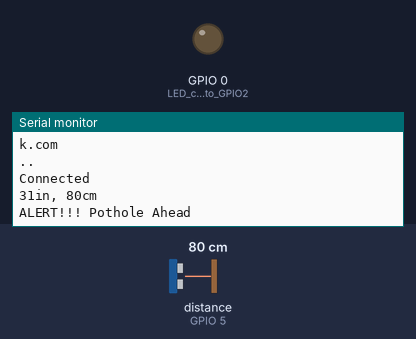
A sketch run on a simulated ESP8266 (NodeMCU). On the bench: output pins drawn as LEDs (lit = HIGH), the last lines printed to the serial monitor. Wiring (inferred from the names in the program): ultrasonic range finder: trigger GPIO 16; echo GPIO 5. The test bench sets the inputs (shaded band); at power-on: distance to the obstacle (sensor on GPIO 5) 80 cm. The echo pulse lasts 58.3 µs per cm; WiFi joins after 1.5 s; servers stay silent unless stated; pins used as bus, display or sensor lines are not drawn.

Above: at 3.2 s.
3.3 s: distance to the obstacle (sensor on GPIO 5) set to 31 cm
At 6.7 s:
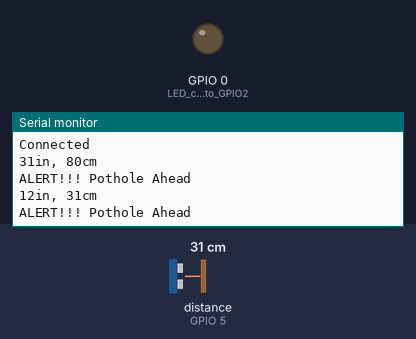
7.5 s: distance to the obstacle (sensor on GPIO 5) set to 26 cm
At 9.3 s:
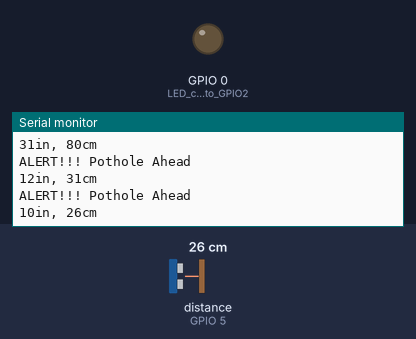
Timing chart, 0 to 10.8 s (numbered marks = the images above; inputs shaded):
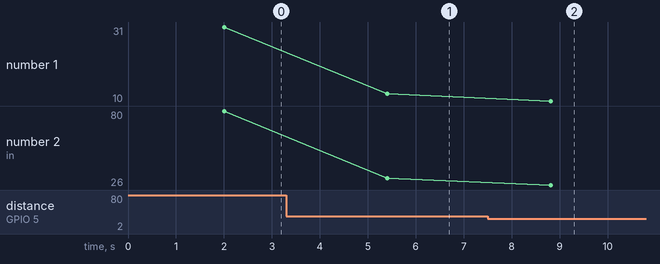

Measured:
- the behaviour switches between 30 and 29 cm on distance to the obstacle (sensor on GPIO 5) (found by bisection; images 1 and 2)
- after the input at 3.3 s, the serial monitor: prints a new line after 2.1 s (image 1)
- after the input at 7.5 s, the serial monitor: prints a new line after 1.3 s (image 2)
- plotted number 1: 31 → 12 after the input at 3.3 s, 12 → 10 after the input at 7.5 s
- plotted number 2: 31 → 26 after the input at 7.5 s

The sketch:

PotholeDetectionNodemcu.ino
```cpp
#include <ESP8266WiFi.h>
#include <OneWire.h>
#include <PubSubClient.h>

const char *ssid =  "Swetha";        //Your Access Point or Personal Hotspot, cannot be longer than 32 characters!
const char *pass =  "9444853575";    //Your Access Point or Personal Hotspot password
const char* serverTS = "api.thingspeak.com";
String apiKey = "PZF1BD59EGBLRWK2";          //Insert your Channel API Key here
//const int pingPin = 2;          //Ultrasonic connected to GPIO0
int TRIGGER = 16; //Pin D1 = TRIGGER
int ECHO = 5; //Pin D2 = ECHO
void setup()
{
  pinMode(0,OUTPUT);            //LED connected to GPIO2
  Serial.begin(115200);         //Recommended speed is 115200
  pinMode(TRIGGER,OUTPUT);
  pinMode(ECHO,INPUT);
  connectWifi();
  }

void loop()
{
  // establish variables for duration of the ping,
  // and the distance result in inches and centimeters:
  long duration, inches, cm;

  // The PING))) is triggered by a HIGH pulse of 2 or more microseconds.
  // Give a short LOW pulse beforehand to ensure a clean HIGH pulse:

  digitalWrite(TRIGGER, LOW);
  delayMicroseconds(2);
  digitalWrite(TRIGGER, HIGH);
  delayMicroseconds(10);
  digitalWrite(TRIGGER, LOW);

  // The same pin is used to read the signal from the PING))): a HIGH
  // pulse whose duration is the time (in microseconds) from the sending
  // of the ping to the reception of its echo off of an object.

  duration = pulseIn(ECHO, HIGH);

  // convert the time into a distance
  inches = microsecondsToInches(duration);
  cm = microsecondsToCentimeters(duration);

  Serial.print(inches);
  Serial.print("in, ");
  Serial.print(cm);
  Serial.print("cm");
  Serial.println();
  delay(100);

  if(cm<=20)  //Assuming the radius of wheel to be 30 cms and that the normal vibrations be of 10 cms
  {
    Serial.println("ALERT!!! Possibility of Obstacle or Speed Breaker");
    delay(100);
  }
  else if(cm>=30)
  {
    Serial.println("ALERT!!! Pothole Ahead");
    delay(100);
  }
  digitalWrite(2, HIGH);   // turn the LED on (HIGH is the voltage level)
  delay(1000);              // wait for a second
  digitalWrite(2, LOW);    // turn the LED off by making the voltage LOW
  delay(1000);              // wait for a second

  sendHeight(cm);
}
void connectWifi()
{
  Serial.print("Connecting to "+*ssid);
  WiFi.begin(ssid, pass);
  while (WiFi.status() != WL_CONNECTED) {
  delay(1000);
  Serial.print(".");
  }
  Serial.println("");
  Serial.println("Connected");
  Serial.println("");
}//end connect
long microsecondsToInches(long microseconds)
{ // According to Parallax's datasheet for the PING))), there are
  // 73.746 microseconds per inch (i.e. sound travels at 1130 feet per
  // second).  This gives the distance travelled by the ping, outbound
  // and return, so we divide by 2 to get the distance of the obstacle.
  // See: http://www.parallax.com/dl/docs/prod/acc/28015-PING-v1.3.pdf
  return microseconds / 74 / 2;
}
long microsecondsToCentimeters(long microseconds) {
  // The speed of sound is 340 m/s or 29 microseconds per centimeter.
  // The ping travels out and back, so to find the distance of the
  // object we take half of the distance travelled.
  return microseconds / 29 / 2;
}

 void sendHeight(float cm)
{
  WiFiClient tclient;//not to be confused with "client" in PubSub{}, and wclient for mqtt
   if (tclient.connect(serverTS, 80)) { // use ip 184.106.153.149 or api.thingspeak.com
   //Serial.println("WiFi Client connected ");

   String postStr = apiKey;
   postStr += "&field1=";
   postStr += String(cm);
   postStr += "\r\n\r\n";

   tclient.print("POST /update HTTP/1.1\n");
   tclient.print("Host: api.thingspeak.com\n");
   tclient.print("Connection: close\n");
   tclient.print("X-THINGSPEAKAPIKEY: " + apiKey + "\n");
   tclient.print("Content-Type: application/x-www-form-urlencoded\n");
   tclient.print("Content-Length: ");
   tclient.print(postStr.length());
   tclient.print("\n\n");
   tclient.print(postStr);
   delay(1000);

   }//end if

 tclient.stop();
}//end send to ts
```
